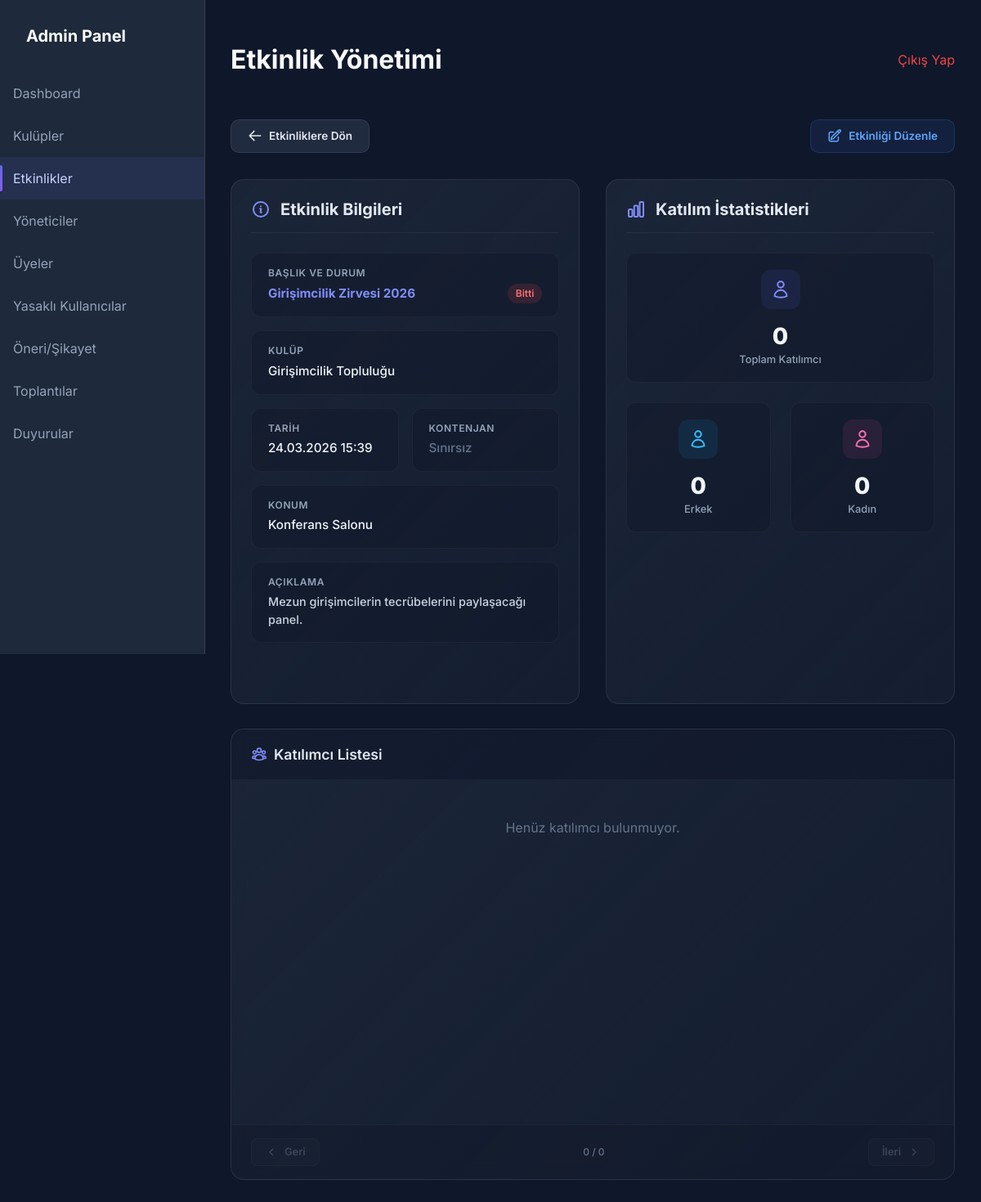
/admin/etkinlik/etkinlik_detay.php?id=2 (signed in), run on the app's committed database.
### tables this page shows
CREATE TABLE IF NOT EXISTS etkinlikler (
    id INT AUTO_INCREMENT PRIMARY KEY,
    kulup_id INT,
    baslik VARCHAR(200) NOT NULL,
    aciklama TEXT,
    tarih DATETIME NOT NULL,
    konum VARCHAR(200),
    kisi_siniri INT DEFAULT NULL,
    FOREIGN KEY (kulup_id) REFERENCES kulupler(id) ON DELETE SET NULL
);

CREATE TABLE IF NOT EXISTS kulupler (
    id INT AUTO_INCREMENT PRIMARY KEY,
    ad VARCHAR(100) NOT NULL,
    aciklama TEXT
);

### admin/etkinlik/etkinlik_detay.php (the view, shortened to what this page needs)
<?php
require_once '../../config/veritabani.php';
$id = (int)$_GET['id'];
$stmt = $db->prepare("
    SELECT e.*, k.ad as kulup_adi
    FROM etkinlikler e
    LEFT JOIN kulupler k ON e.kulup_id = k.id
    WHERE e.id = ?
");
$stmt->execute([$id]);
$etkinlik = $stmt->fetch();
$stmt = $db->prepare("SELECT COUNT(*) FROM etkinlik_katilimlari WHERE etkinlik_id = ?");
$stmt->execute([$id]);
$toplam_katilimci = $stmt->fetchColumn();
$stmt = $db->prepare("
    SELECT k.cinsiyet, COUNT(*) as sayi
    FROM etkinlik_katilimlari ek
    JOIN kullanicilar k ON ek.kullanici_id = k.id
    WHERE ek.etkinlik_id = ?
    GROUP BY k.cinsiyet
");
$stmt->execute([$id]);
$cinsiyet_dağılımı = $stmt->fetchAll(PDO::FETCH_KEY_PAIR);
$erkek_sayisi = $cinsiyet_dağılımı['Erkek'] ?? 0;
$kadin_sayisi = $cinsiyet_dağılımı['Kadin'] ?? 0;
$limit = 10;
$sayfa = isset($_GET['sayfa']) ? max(1, (int)$_GET['sayfa']) : 1;
$offset = ($sayfa - 1) * $limit;
$toplam_sayfa = ceil($toplam_katilimci / $limit);
$stmt = $db->prepare("
    SELECT k.id, k.ad, k.soyad, k.kullanici_adi, ek.katilma_tarihi
    FROM etkinlik_katilimlari ek
    JOIN kullanicilar k ON ek.kullanici_id = k.id
    WHERE ek.etkinlik_id = ?
    ORDER BY ek.katilma_tarihi DESC
    LIMIT $limit OFFSET $offset
");
$stmt->execute([$id]);
$katilimcilar = $stmt->fetchAll();
require_once '../header.php';
$tarih_format = date('d.m.Y H:i', strtotime($etkinlik['tarih']));
$bitmis = strtotime($etkinlik['tarih']) < time();
?>
<div class="page-toolbar">
    <a href="etkinlikler.php" class="btn-modern btn-back">
        <svg xmlns="http://www.w3.org/2000/svg" fill="none" viewBox="0 0 24 24" stroke-width="2" stroke="currentColor">
            <path stroke-linecap="round" stroke-linejoin="round" d="M10.5 19.5 3 12m0 0 7.5-7.5M3 12h18" />
        </svg>
        Etkinliklere Dön
    </a>
    <a href="etkinlik_duzenle.php?id=<?php echo $etkinlik['id']; ?>" class="btn-modern btn-edit">
        Etkinliği Düzenle
    </a>
</div>
<div class="grid-container">
    <div class="panel">
        <div class="panel-header">
            <h2>Etkinlik Bilgileri</h2>
        </div>
        <div class="info-grid">
            <div class="info-item">
                <div class="info-label">Başlık ve Durum</div>
                <div class="info-value" style="display: flex; justify-content: space-between; align-items: center;">
                    <span style="font-weight: 700; color: #818cf8;"><?php echo htmlspecialchars($etkinlik['baslik']); ?></span>
                    <span class="badge-status <?php echo $bitmis ? 'badge-ended' : 'badge-active'; ?>">
                        <?php echo $bitmis ? 'Bitti' : 'Aktif'; ?>
                    </span>
                </div>
            </div>
            <div class="info-item">
                <div class="info-label">Kulüp</div>
                <div class="info-value"><?php echo htmlspecialchars($etkinlik['kulup_adi'] ?: 'Genel'); ?></div>
            </div>
            <div style="display: grid; grid-template-columns: 1fr 1fr; gap: 1rem;">
                <div class="info-item">
                    <div class="info-label">Tarih</div>
                    <div class="info-value"><?php echo $tarih_format; ?></div>
                </div>
                <div class="info-item">
                    <div class="info-label">Kontenjan</div>
                    <div class="info-value">
                        <?php echo $etkinlik['kisi_siniri'] ? htmlspecialchars($etkinlik['kisi_siniri']) . ' Kişi' : '<span style="color: #64748b;">Sınırsız</span>'; ?>
                    </div>
                </div>
            </div>
            <div class="info-item">
                <div class="info-label">Konum</div>
                <div class="info-value"><?php echo htmlspecialchars($etkinlik['konum'] ?: '-'); ?></div>
            </div>
            <div class="info-item">
                <div class="info-label">Açıklama</div>
                <div class="info-value" style="font-size: 0.9rem; color: #cbd5e1;">
                    <?php echo nl2br(htmlspecialchars($etkinlik['aciklama'] ?: 'Açıklama bulunmuyor.')); ?>
                </div>
            </div>
        </div>
    </div>
    <div class="panel">
        <div class="panel-header">
            <h2>Katılım İstatistikleri</h2>
        </div>
        <div class="stat-grid">
            <div class="stat-box" style="grid-column: span 2;">
                <div class="stat-icon icon-total">
                </div>
                <div class="stat-value">
                    <?php
                        echo number_format($toplam_katilimci);
                    ?>
                </div>
                <div class="stat-label">Toplam Katılımcı</div>
            </div>
            <div class="stat-box">
                <div class="stat-icon icon-male">
                </div>
                <div class="stat-value"><?php echo number_format($erkek_sayisi); ?></div>
                <div class="stat-label">Erkek</div>
            </div>
            <div class="stat-box">
                <div class="stat-icon icon-female">
                </div>
                <div class="stat-value"><?php echo number_format($kadin_sayisi); ?></div>
                <div class="stat-label">Kadın</div>
            </div>
        </div>
    </div>
</div>
<div class="list-container">
    <div class="list-header">
        <h3>
            Katılımcı Listesi
        </h3>
    </div>
    <div class="table-responsive">
        <?php if (empty($katilimcilar)): ?>
            <div class="empty-state">Henüz katılımcı bulunmuyor.</div>
        <?php endif; ?>
    </div>
    <div class="pagination-footer">
        <a href="?id=<?php echo $id; ?>&sayfa=<?php echo $sayfa - 1; ?>"
           class="page-link <?php echo $sayfa <= 1 ? 'disabled' : ''; ?>"
           <?php echo $sayfa <= 1 ? 'onclick="return false;"' : ''; ?>>
            <svg width="16" height="16" viewBox="0 0 24 24" fill="none" stroke="currentColor" stroke-width="2"><path d="m15 18-6-6 6-6"/></svg>
            Geri
        </a>
        <span class="page-info"><?php echo $toplam_sayfa > 0 ? "$sayfa / $toplam_sayfa" : "0 / 0"; ?></span>
        <a href="?id=<?php echo $id; ?>&sayfa=<?php echo $sayfa + 1; ?>"
           class="page-link <?php echo $sayfa >= $toplam_sayfa ? 'disabled' : ''; ?>"
           <?php echo $sayfa >= $toplam_sayfa ? 'onclick="return false;"' : ''; ?>>
            İleri
            <svg width="16" height="16" viewBox="0 0 24 24" fill="none" stroke="currentColor" stroke-width="2"><path d="m9 18 6-6-6-6"/></svg>
        </a>
    </div>
</div>
<?php require_once '../footer.php'; ?>

### admin/admin-style.css (style rules this page uses)
:root { --primary: #6366f1; --primary-hover: #4f46e5; --bg-dark: #0f172a; --bg-card: #1e293b; --text-white: #f8fafc; --text-gray: #94a3b8; --danger: #ef4444; }
body { font-family: 'Inter', sans-serif; background-color: var(--bg-dark); color: var(--text-white); margin: 0; display: flex; justify-content: center; align-items: center; min-height: 100vh; }

### admin/header.php (style rules this page uses)
body { display: block; background: #0f172a; min-height: 100vh; margin: 0; font-family: 'Inter', sans-serif; }

### data on the page
etkinlikler: baslik "Girişimcilik Zirvesi 2026", kulup.ad "Girişimcilik Topluluğu", tarih "24.03.2026 15:39", konum "Konferans Salonu", aciklama "Mezun girişimcilerin tecrübelerini paylaşacağı panel."

### other printed values
$header_title "Etkinlik Yönetimi"
$toplam_katilimci "0"
$erkek_sayisi "0"
$kadin_sayisi "0"
